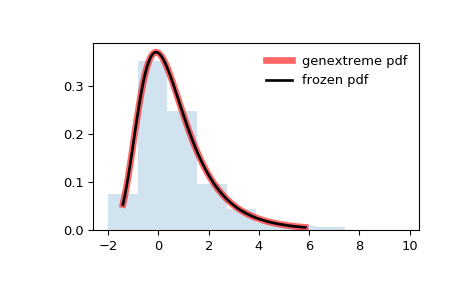

Reproduce this figure in Python.
from scipy.stats import genextreme
import matplotlib.pyplot as plt
fig, ax = plt.subplots(1, 1)

# Calculate a few first moments:

c = -0.1
mean, var, skew, kurt = genextreme.stats(c, moments='mvsk')

# Display the probability density function (``pdf``):

x = np.linspace(genextreme.ppf(0.01, c),
                genextreme.ppf(0.99, c), 100)
ax.plot(x, genextreme.pdf(x, c),
       'r-', lw=5, alpha=0.6, label='genextreme pdf')

# Alternatively, the distribution object can be called (as a function)
# to fix the shape, location and scale parameters. This returns a "frozen"
# RV object holding the given parameters fixed.

# Freeze the distribution and display the frozen ``pdf``:

rv = genextreme(c)
ax.plot(x, rv.pdf(x), 'k-', lw=2, label='frozen pdf')

# Check accuracy of ``cdf`` and ``ppf``:

vals = genextreme.ppf([0.001, 0.5, 0.999], c)
np.allclose([0.001, 0.5, 0.999], genextreme.cdf(vals, c))
# True

# Generate random numbers:

r = genextreme.rvs(c, size=1000)

# And compare the histogram:

ax.hist(r, density=True, histtype='stepfilled', alpha=0.2)
ax.legend(loc='best', frameon=False)
plt.show()
